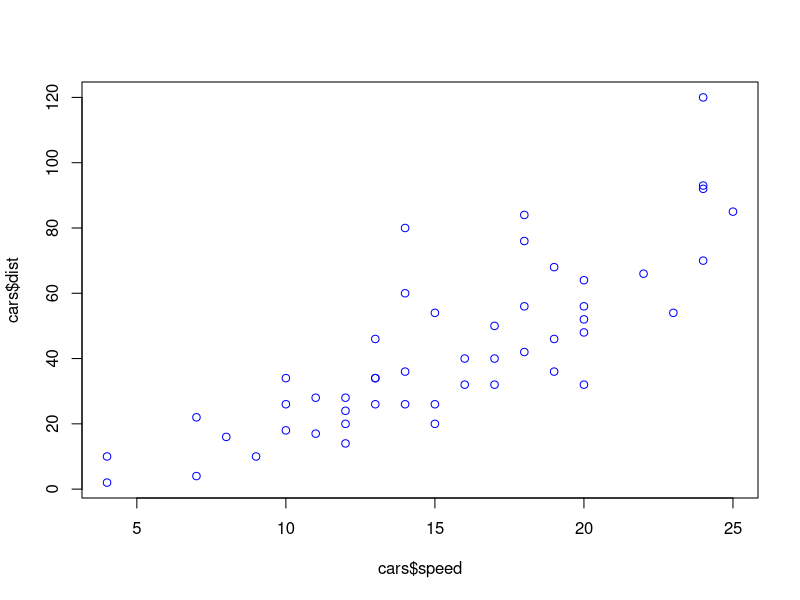
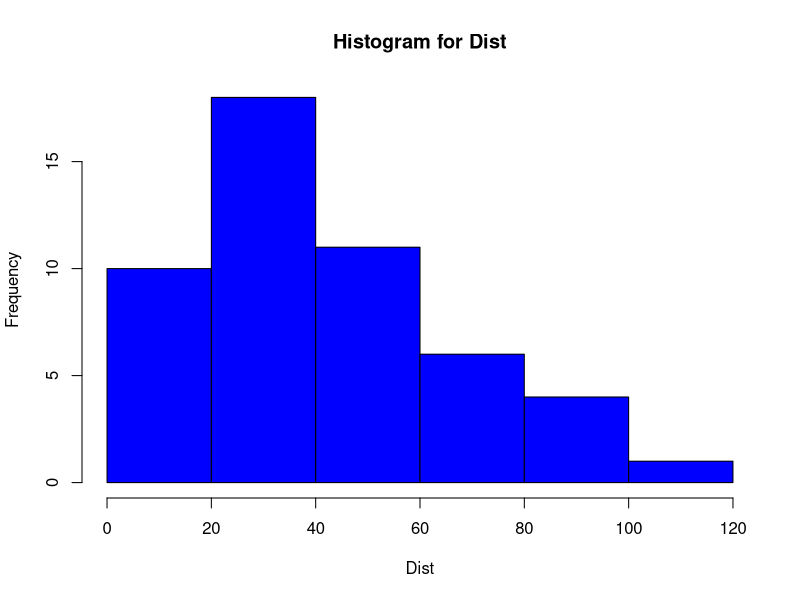
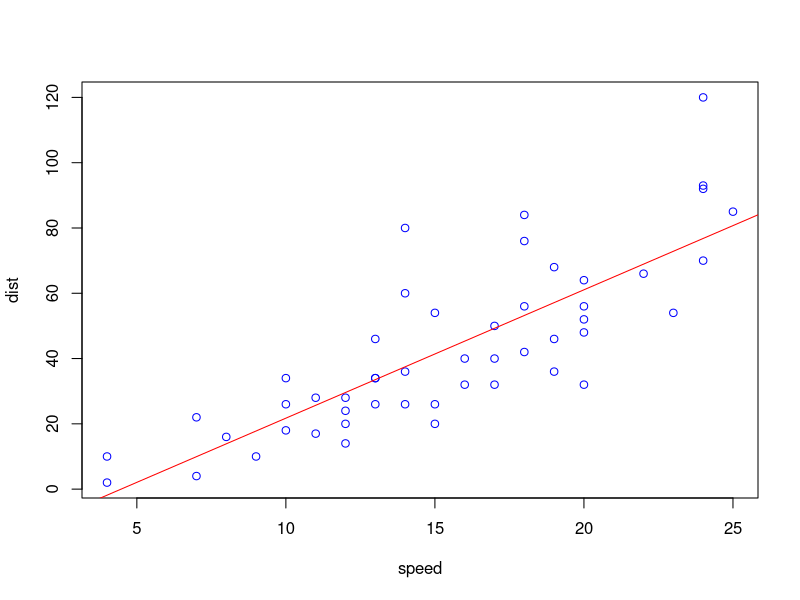

The R source for these figures, in order:
## ---- chunk 1
library(car)
library(stats)
## ---- chunk 2
plot(cars$speed, cars$dist,  col="blue")
## ---- chunk 3
hist(cars$dist,
main="Histogram for Dist", 
     xlab="Dist", 
     border="black", 
     col="blue")

## ---- chunk 4
model  = lm(cars$dist~cars$speed)

## ---- chunk 5
summary(model)
## ---- chunk 6
plot(cars, col='blue')
abline(model, col="red")
